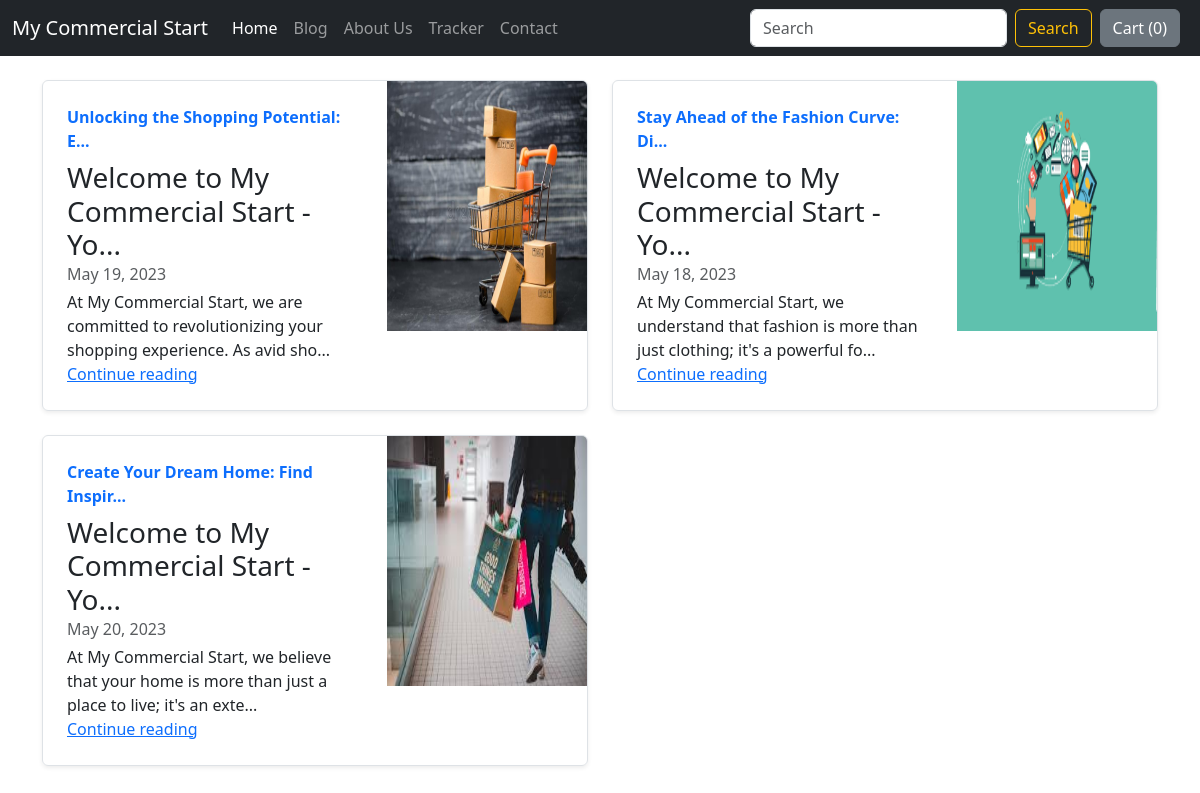
Screenshot of /blog/ with the database file from the repository.
### blog/models.py (models this page shows, shortened)
class BlogPost(models.Model):
    postId = models.AutoField(primary_key=True)
    title = models.CharField(max_length=500, default="")
    head0 = models.CharField(max_length=500, default="")
    cHead0 = models.CharField(max_length=5000, default="")
    head1 = models.CharField(max_length=500, default="")
    cHead1 = models.CharField(max_length=5000, default="")
    head2 = models.CharField(max_length=500, default="")
    cHead2 = models.CharField(max_length=5000, default="")
    pub_date = models.DateField()
    thumbnail = models.ImageField(upload_to='blog/thumbnails',default="")

### blog/views.py (the view)
# urls.py: path('', views.index, name='Home'),
def index(request):
    blogPosts = BlogPost.objects.all()
    post = {
        "blogPost": blogPosts
    }
    return render(request, "blog/index.html", post)

### blog/templates/blog/index.html (shortened to what this page needs)
{% extends 'blog/base.html' %}
{% block body %}
{% load static %}
<div class="container mt-4">
    <div class="row mt-2">
        {% autoescape off %}
        {% for post in blogPost %}
        <div class="col-md-6">
            <div class="row g-0 border rounded overflow-hidden flex-md-row mb-4 shadow-sm h-md-250 position-relative">
                <div class="col p-4 d-flex flex-column position-static">
                    <strong class="d-inline-block mb-2 text-primary">{{post.title|slice:":35"}}...</strong>
                    <h3 class="mb-0">{{post.head0|slice:":35"}}...</h3>
                    <div class="mb-1 text-body-secondary">{{post.pub_date}}</div>
                    <p class="card-text mb-auto">
                        {{post.cHead0|slice:"3:100"}}...
                    </p>
                    <a href="blogpost/{{post.postId}}" class="stretched-link">Continue reading</a>
                </div>
                <div class="col-auto d-none d-lg-block">
                    <img class="bd-placeholder-img " width="200" height="250" src="/media/{{post.thumbnail}}"
                        role="img" aria-label="Placeholder: Thumbnail" preserveAspectRatio="xMidYMid slice"
                        focusable="false">
                </div>
            </div>
        </div>
        {% endfor %}
        {% endautoescape %}
    </div>
</div>
{% endblock body %}
{% block js %}
{% load static %}
{% endblock js %}

### blog/templates/blog/base.html (shortened to what this page needs)
<!doctype html>
<html lang="en">
<head>
    <link href="https://cdn.jsdelivr.net/npm/bootstrap@5.3.0-alpha3/dist/css/bootstrap.min.css" rel="stylesheet"
>
</head>
<body>
    {% load static %}
    <nav class="navbar navbar-expand-lg navbar-dark bg-dark mb-3">
        <div class="container-fluid">
            <a class="navbar-brand" href="/shop">My Commercial Start</a>
            <div class="collapse navbar-collapse" id="navbarSupportedContent">
                <ul class="navbar-nav me-auto mb-2 mb-lg-0">
                    <li class="nav-item">
                        <a class="nav-link active" aria-current="page" href="/shop">Home</a>
                    </li>
                    <li class="nav-item">
                        <a class="nav-link" aria-current="page" href="/blog/">Blog</a>
                    </li>
                    <li class="nav-item">
                        <a class="nav-link" href="/shop/about">About Us</a>
                    </li>
                    <li class="nav-item">
                        <a class="nav-link" href="/shop/tracker">Tracker</a>
                    </li>
                    <li class="nav-item">
                        <a class="nav-link" href="/shop/contact">Contact</a>
                    </li>
                </ul>
                <form class="d-flex">
                    <input class="form-control me-2" type="search" placeholder="Search" aria-label="Search">
                    <button class="btn btn-outline-warning" type="submit">Search</button>
                </form>
                <button type="button" id="popcart" class="btn btn-secondary mx-2" data-bs-toggle="popover"
                    data-trigger="hover" data-bs-content="Hi my name is abhishek kapoor" title="My Cart"
                    data-bs-html="true">
                    Cart (<span id="cart-items">0</span>)
                </button>
            </div>
        </div>
    </nav>
    {% block body %}
    {% endblock body %}
</body>
</html>

### rows the page displays
BlogPost: title "Unlocking the Shopping Potential: E", head0 "Welcome to My Commercial Start - Yo", pub_date "May 19, 2023", cHead0 "At My Commercial Start, we are committed to revolutionizing your shopping experience. As avid sho", thumbnail (picture)
BlogPost: title "Stay Ahead of the Fashion Curve: Di", head0 "Welcome to My Commercial Start - Yo", pub_date "May 18, 2023", cHead0 "At My Commercial Start, we understand that fashion is more than just clothing; it's a powerful fo", thumbnail (picture)
BlogPost: title "Create Your Dream Home: Find Inspir", head0 "Welcome to My Commercial Start - Yo", pub_date "May 20, 2023", cHead0 "At My Commercial Start, we believe that your home is more than just a place to live; it's an exte", thumbnail (picture)
